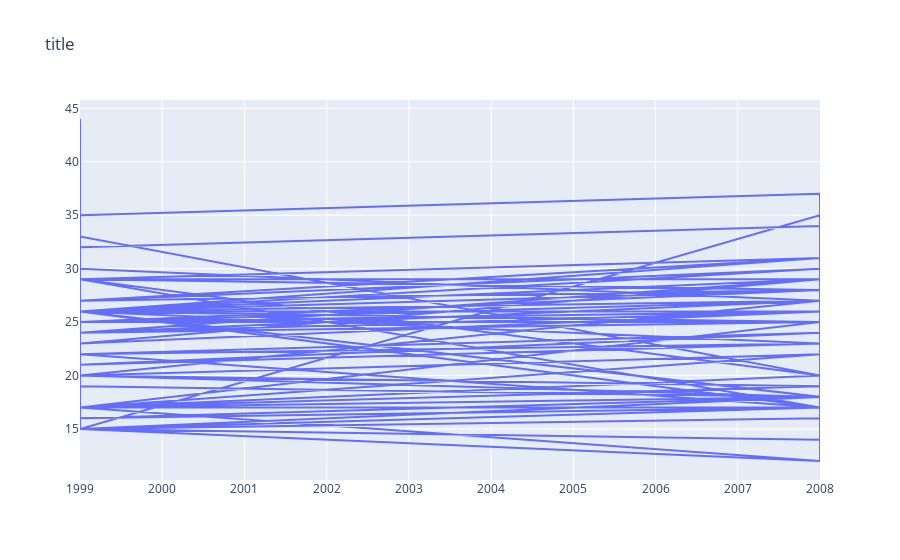

Notebook source saved alongside this figure:
### Code cell
fig = go.Figure(data=go.Scatter(
    x=df["year"],
    y=df["hwy"],
    mode="lines",
    #name=name, # legend
    #text=data # hover text
))

fig.update_layout(title="title")

### Figure 1 — Plotly figure (JSON) as saved in the notebook; plotly's stock layout.template omitted (floating-point values rounded to 4 significant figures; data arrays with more than 128 entries replaced by an {"elided": "..."} marker saying what was removed)
{"data": [{"mode": "lines", "type": "scatter", "x": {"elided": "234 int values"}, "y": {"elided": "234 int values"}}], "layout": {"autosize": true, "title": {"text": "title"}, "xaxis": {"autorange": true, "range": [1999, 2008], "type": "linear"}, "yaxis": {"autorange": true, "range": [10.22, 45.78], "type": "linear"}}}
